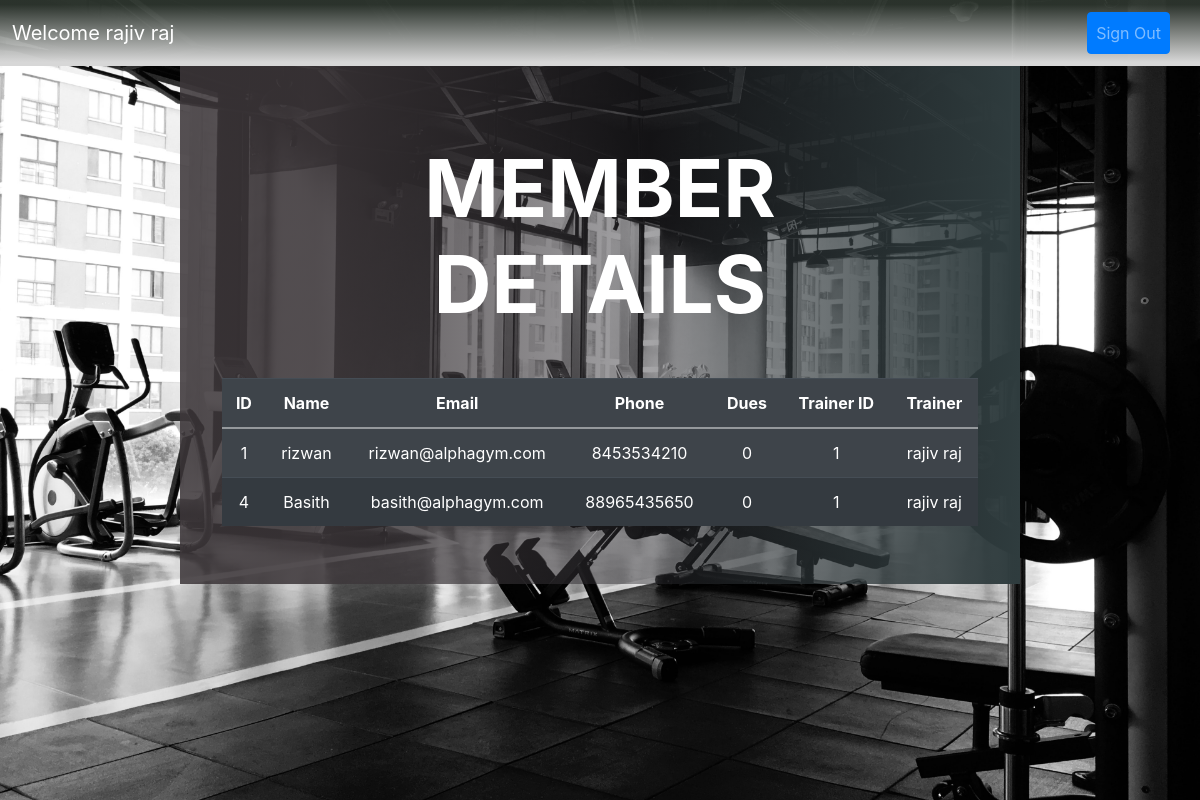
The app's page /trainerDashboard.php (signed in) with its own data.
### tables this page shows
create table trainer(trainerId integer NOT NULL AUTO_INCREMENT ,trainerName varchar(20) not null,trainerMobile varchar(20) not null,
trainerEmail varchar(30) not null,PRIMARY KEY (trainerId));

create table member(memberId integer not null AUTO_INCREMENT ,memberName varchar(30) not null,memberMobile varchar(20) not null,
memberEmail varchar(30) not null,dues integer default 0,trainerId integer,packageId integer,FOREIGN KEY (trainerId) REFERENCES trainer(trainerId) ON DELETE SET NULL,
FOREIGN KEY (packageId) REFERENCES package(packageId) ON DELETE SET NULL,PRIMARY KEY (memberId)
);

### trainerDashboard.php (the view, shortened to what this page needs)
<!DOCTYPE html>
<html>
<head>
    <link rel="stylesheet" href="https://stackpath.bootstrapcdn.com/font-awesome/4.7.0/css/font-awesome.min.css">
    <link rel="stylesheet" href="https://stackpath.bootstrapcdn.com/bootstrap/4.3.1/css/bootstrap.min.css"
>
    <link rel="stylesheet" href="./css/trainerDashboard.css">
</head>
<body>
    <?php
    $username=$_SESSION['user'];
    $sql = "SELECT trainerName FROM trainer,loginTrainer WHERE username='$username' and trainer.trainerId=loginTrainer.trainerId;";
    $result=mysqli_query($conn,$sql);
    $row=mysqli_fetch_assoc($result);
    $mname=$row[trainerName];
    ?>
    <section id="title">
        <nav class="navbar fixed-top  navbar-expand-md navbar-dark navbar-custom ">
            <a class="navbar-brand" href="">  Welcome <?php echo $mname; ?> </a>
            <div class="collapse navbar-collapse" id="navbarTogglerDemo02">
                <ul class="navbar-nav ml-auto">
                    <li class="nav-item ">
                        <a class="nav-link btn btn-primary" href="./includes/logout.inc.php">Sign Out</a></button>
                    </li>
                </ul>
            </div>
        </nav>
    </section>
    <section id="user-header">
        <div class="container-fluid contents">
             <div class="workout-form" >
                <h2 class="workout">
                    MEMBER DETAILS</h2>
             <div>
                <?php
                        $username=$_SESSION['user'];
                        $sql="SELECT memberId,memberName,memberEmail,memberMobile,dues,trainer.trainerId,trainer.trainerName FROM member,trainer,loginTrainer
                                 WHERE trainer.trainerId=member.trainerId and loginTrainer.username='$username' and trainer.trainerId=loginTrainer.trainerId;";
                        $result=mysqli_query($conn,$sql);
                        $resultCheck=mysqli_num_rows($result);
                        if($resultCheck > 0){
                            echo "<table class='table table-dark table-striped table-hover'>
                                <tbodyhead>
                                    <tr>
                                        <th>ID</th>
                                        <th>Name</th>
                                        <th>Email</th>
                                        <th>Phone</th>
                                        <th>Dues</th>
                                        <th>Trainer ID</th>
                                        <th>Trainer</th>
                                    </tr>
                                </thead>
                                <tbody>";
                            while($row=mysqli_fetch_assoc($result)){
                                echo "<tr>
                                <td>$row[memberId]</th>
                                <td>$row[memberName]</th>
                                <td>$row[memberEmail]</th>
                                <td>$row[memberMobile]</th>
                                <td>$row[dues]</th>
                                <td>$row[trainerId]</th>
                                <td>$row[trainerName]</th>
                                </tr> ";
                                    }
                                echo "</tbody>";
                                echo "</table>";
                            }
                        else{
                            echo "no table entry found";
                        }
                ?>
            </div>
         </div>
     </section>
</body>
</html>

### css/trainerDashboard.css (style rules this page uses)
body, html { height: 100%; scroll-behavior: smooth; }
.nav-item { padding: 0 18px; }
.navbar-custom { padding:1%; background: rgb(215,215,215); background: linear-gradient(0deg, rgba(215,215,215,1) 6%, rgba(51,60,52,0.8393558106836485) 93%); }
#user-header { background-image: url("../assets/images/user-front.jpg"); background-size: cover; background-position: center; padding: 5% 15%; height: 100%; text-align: center; }
.workout { padding: 5%; text-align: center; font-size: 5rem; font-weight: bolder; color: white; }
.contents { background: rgb(61,55,58); background: linear-gradient(90deg, rgba(61,55,58,0.8701681356136204) 16%, rgba(43,42,47,0.4247899843531162) 56%, rgba(47,60,62,1) 100%); padding: 5%; }
.workout-form { text-align: center; }

### records on screen
trainer: trainerName "rajiv raj"
member: memberId "1", memberName "rizwan", memberEmail "rizwan@alphagym.com", memberMobile "8453534210", dues "0", trainerId.trainerId "1", trainerId.trainerName "rajiv raj"
member: memberId "4", memberName "Basith", memberEmail "basith@alphagym.com", memberMobile "88965435650", dues "0", trainerId.trainerId "1", trainerId.trainerName "rajiv raj"
